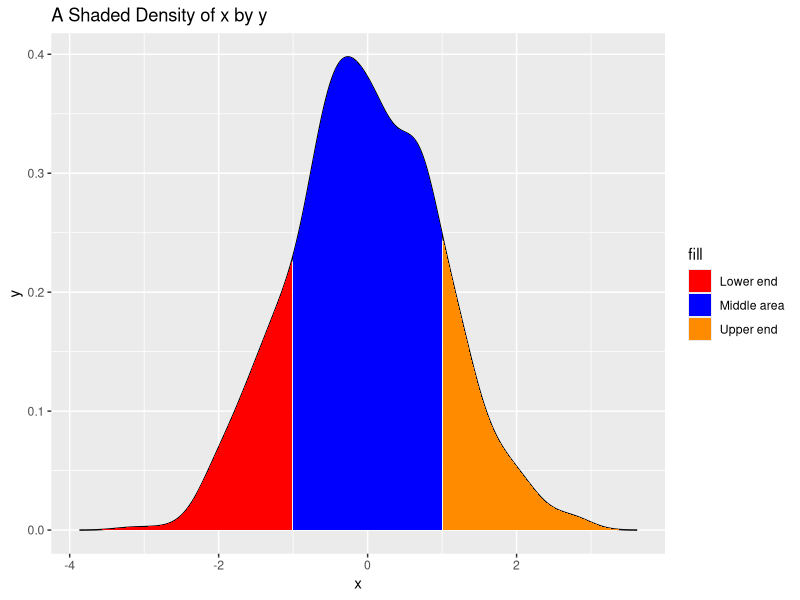

The R script that drew this image:

# https://gist.github.com/andrewheiss/0724b29a8c8b0c3bd0a49b896454be87

library(tidyverse)
library(glue) 

# Manual way that gives you the most control over the areas
variable <- rnorm(1000)
variable_density <- density(variable)

example_df <- tibble(x = variable_density$x, 
                     y = variable_density$y) %>%
              mutate(fill_stuff = case_when(x < -1 ~ "Lower end",
                                            x > 1 ~ "Upper end",
                                            TRUE ~ "Middle area"))


shaded_density_area <- function(data, x_var, y_var) {
  
  x_name <- data %>% dplyr::select({{x_var}}) %>% colnames(.)
  y_name <- data %>% dplyr::select({{y_var}}) %>% colnames(.)
  
  data %>%
    ggplot(., aes(x = {{x_var}}, y = {{y_var}})) +
    geom_line() +
    geom_area(data = filter(data, fill_stuff == "Lower end"),   aes(fill = "Lower end")) +
    geom_area(data = filter(data, fill_stuff == "Upper end"),   aes(fill = "Upper end")) +
    geom_area(data = filter(data, fill_stuff == "Middle area"), aes(fill = "Middle area")) +
    scale_fill_manual(values = c("red", "blue", "darkorange")) + 
    labs(title = glue::glue("A Shaded Density of {x_name} by {y_name}"))
  
}


shaded_density_area(example_df, x, y)
